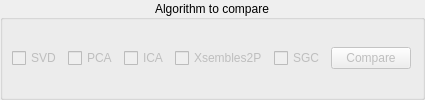
         <widget class="QGroupBox" name="groupBox_25">
          <property name="title">
           <string>Algorithm to compare</string>
          </property>
          <property name="alignment">
           <set>Qt::AlignCenter</set>
          </property>
          <layout class="QHBoxLayout" name="horizontalLayout_11">
           <property name="leftMargin">
            <number>9</number>
           </property>
           <property name="topMargin">
            <number>2</number>
           </property>
           <property name="bottomMargin">
            <number>3</number>
           </property>
           <item>
            <widget class="QCheckBox" name="performance_check_svd">
             <property name="enabled">
              <bool>false</bool>
             </property>
             <property name="text">
              <string>SVD</string>
             </property>
            </widget>
           </item>
           <item>
            <widget class="QCheckBox" name="performance_check_pca">
             <property name="enabled">
              <bool>false</bool>
             </property>
             <property name="text">
              <string>PCA</string>
             </property>
            </widget>
           </item>
           <item>
            <widget class="QCheckBox" name="performance_check_ica">
             <property name="enabled">
              <bool>false</bool>
             </property>
             <property name="text">
              <string>ICA</string>
             </property>
            </widget>
           </item>
           <item>
            <widget class="QCheckBox" name="performance_check_x2p">
             <property name="enabled">
              <bool>false</bool>
             </property>
             <property name="text">
              <string>Xsembles2P</string>
             </property>
            </widget>
           </item>
           <item>
            <widget class="QCheckBox" name="performance_check_sgc">
             <property name="enabled">
              <bool>false</bool>
             </property>
             <property name="text">
              <string>SGC</string>
             </property>
            </widget>
           </item>
           <item>
            <widget class="QPushButton" name="performance_btn_compare">
             <property name="enabled">
              <bool>false</bool>
             </property>
             <property name="text">
              <string>Compare</string>
             </property>
            </widget>
           </item>
          </layout>
         </widget>
